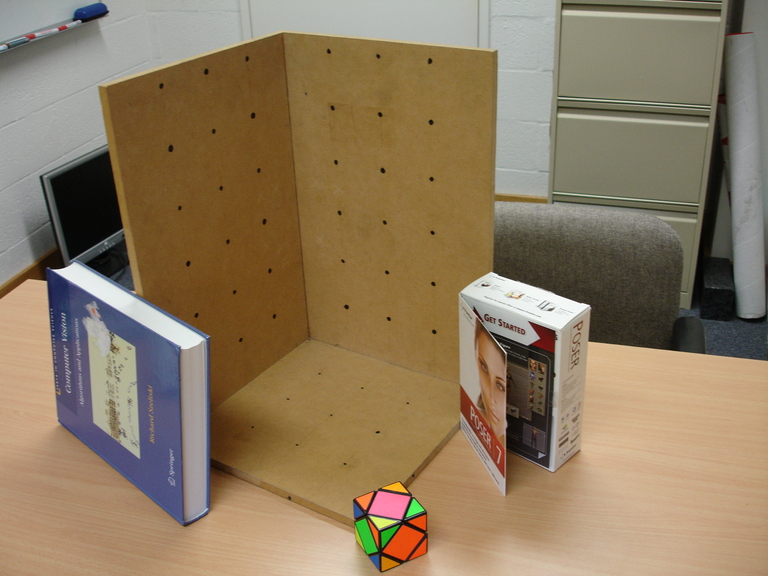
%> input picture face representation PCA/Camera calibration/stereo2012b.jpg, 768 x 576 px
$ octave main_task1.m   (GNU Octave 9; MATLAB toolbox functions it lacks are replaced by stand-ins)
%> lines starting %> are read from the running program, lines starting %| are printed output that depends on the picture; long printed decimals are rounded
### face representation PCA/Camera calibration/calibrate.m
%% CLAB3

function P = calibrate(im, XYZ, uv)
% TASK 1: CALIBRATE
%
% Function to perform camera calibration
%
% Usage:   K = calibrate(image, XYZ, uv)
%
%   Where:   image - is the image of the calibration target.
%            XYZ - is a N x 3 array of  XYZ coordinates
%                  of the calibration target points.
%            uv  - is a N x 2 array of the image coordinates
%                  of the calibration target points.
%            K   - is the 3 x 4 camera calibration matrix (return it).
%  The variable N should be an integer greater than or equal to 6.
%
%  This function plots the uv coordinates onto the image of the calibration
%  target. Done
%
%  It also projects the XYZ coordinates back into image coordinates using
%  the calibration matrix and plots these points too as
%  a visual check on the accuracy of the calibration process. Done
%
%  Lines from the origin to the vanishing points in the X, Y and Z
%  directions are overlaid on the image.
%
%  The mean squared error between the positions of the uv coordinates
%  and the projected XYZ coordinates is also reported.
%
%  The function should also report the error in satisfying the
%  camera calibration matrix constraints.

% The algorithm follows the DLT in pp33 in Week7 Lecture8
% Get X Y Z u v data from inputs
% Hao Che, 17/05/2019

% Load data from inputs. Correspond XYZ and uv for same points.
length = size(XYZ,1);
X = XYZ(:,1);
Y = XYZ(:,2);
Z = XYZ(:,3);
u = uv(:,1);
v = uv(:,2);

%  Build A matrix
A = zeros(length*2,12);
% Consider w equal to 1.
for i = 1:length
    A(i*2-1,:) = [0,0,0,0,-X(i),-Y(i),-Z(i),-1,v(i)*X(i),v(i)*Y(i),v(i)*Z(i),v(i)];
	A(i*2,:) = [X(i),Y(i),Z(i),1,0,0,0,0,-u(i)*X(i),-u(i)*Y(i),-u(i)*Z(i),-u(i)];
end

% The way to solve the least square solution is using SVD to calculate
% results.% Compute SVD of A. Get the last column of V
[~,~,V] = svd(A); % each column of V represents a solution of P
P = V(:,end); % get last column

% Normalize last number of P to 1, and rearrange to obtain P
P =P./P(end); % The last element of C is 1

% Reshape to 3 x 4 matrix
P = reshape(P,[4 3]);
P = P';

imshow(im);
hold on;
% Plots the uv coordinates onto the image of the calibration target.
plot(uv(:,1),uv(:,2),'ro');
title('1.1 Calibrated Coordinates');
hold on;
% Projects the XYZ coordinates back into image coordinates
projected = [XYZ,ones(length,1)]';
xy = P*projected;

% get corresponding 2d corrdinates
xy(1,:) = xy(1,:)./xy(3,:);
xy(2,:) = xy(2,:)./xy(3,:);
xy = xy(1:2,:)';
% Show Mean Square Error
distance = immse(uv,xy);
disp('Mean Square Error is: ');
disp(num2str(distance));
plot(xy(:,1),xy(:,2),'g+');
hold on;
%Show the 3d coordination in image. These number are get from ginput.
x = line([310 389],[339 363],'Color','red','LineWidth',2); text(395,371,'X','Color','red','FontSize',14);
y = line([310 302],[339 248],'Color','green','LineWidth',2); text(305,240,'Y','Color','green','FontSize',14);
z = line([310 253],[339 381],'Color','yellow','LineWidth',2); text(230,376,'Z','Color','yellow','FontSize',14);

end

### face representation PCA/Camera calibration/vgg_KR_from_P.m
%VGG_KR_FROM_P Extract K, R from camera matrix.
%
%    [K,R,t] = VGG_KR_FROM_P(P [,noscale]) finds K, R, t such that P = K*R*[eye(3) -t].
%    It is det(R)==1.
%    K is scaled so that K(3,3)==1 and K(1,1)>0. Optional parameter noscale prevents this.
%
%    Works also generally for any P of size N-by-(N+1).
%    Works also for P of size N-by-N, then t is not computed.


% Author: Andrew Fitzgibbon <awf@robots.ox.ac.uk>
% Modified by werner.
% Date: 15 May 98


function [K, R, t] = vgg_KR_from_P(P, noscale)

N = size(P,1);
H = P(:,1:N);

[K,R] = vgg_rq(H);

if nargin < 2
  K = K / K(N,N);
  if K(1,1) < 0
    D = diag([-1 -1 ones(1,N-2)]);
    K = K * D;
    R = D * R;

  %  test = K*R;
  %  vgg_assert0(test/test(1,1) - H/H(1,1), 1e-07)
  end
end

if nargout > 2
  t = -P(:,1:N)\P(:,end);
end

return

### face representation PCA/Camera calibration/vgg_rq.m
% [R,Q] = vgg_rq(S)  Just like qr but the other way around.
%
% If [R,Q] = vgg_rq(X), then R is upper-triangular, Q is orthogonal, and X==R*Q.
% Moreover, if S is a real matrix, then det(Q)>0.

% By awf

function [U,Q] = rq(S)
S = S';
[Q,U] = qr(S(end:-1:1,end:-1:1));
Q = Q';
Q = Q(end:-1:1,end:-1:1);
U = U';
U = U(end:-1:1,end:-1:1);

if det(Q)<0
  U(:,1) = -U(:,1);
  Q(1,:) = -Q(1,:);
end
return

### face representation PCA/Camera calibration/main_task1.m
%%
close all;
clear all;
clc;

path = 'stereo2012b.jpg';
load data6b; % load data from mat format file
img = imread(path); % load image
%> img is the input picture: size 576x768x3 uint8; mean R, G, B 141.7, 122.6, 95.7
P = calibrate(img, XYZ, uv); % Use calibrate to get camera calibration matrix P
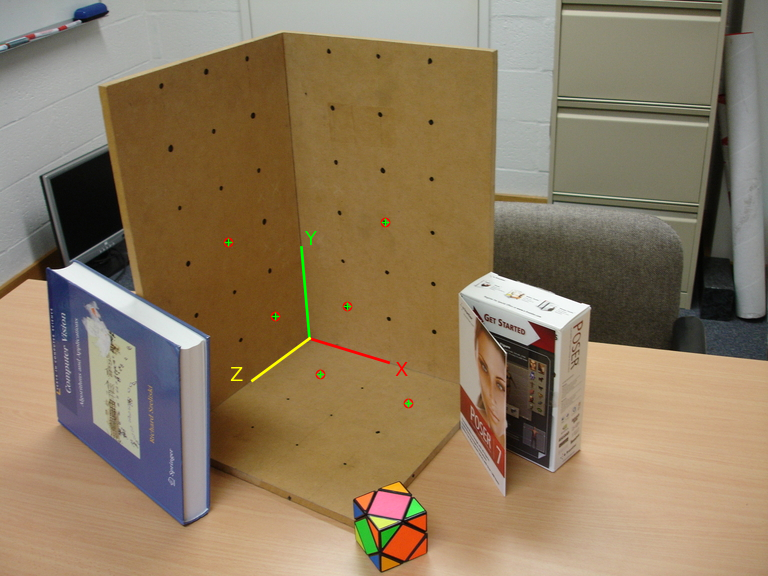
%> figure redrawn from the program's plot data; its title reads '1.1 Calibrated Coordinates'
%> P = [4.14 -1.49 -6.14 311.1; 0.268 -6.99 1.01 338.3; -0.00418 -0.00311 -0.00613 1]

% q3 List the 3x4 camera calibration matrix C
disp('Camera calibration matrix is: ');
disp(P);
%|    4.1438e+00  -1.4884e+00  -6.1380e+00   3.1107e+02
%|    2.6827e-01  -6.9918e+00   1.0091e+00   3.3829e+02
%|   -4.1758e-03  -3.1062e-03  -6.1310e-03   1.0000e+00

% q4 Decompose the C matrix into K, R, t
[K, R, t] = vgg_KR_from_P(P);
%> in vgg_KR_from_P, `H = P(:,1:N);`: H = [4.14 -1.49 -6.14; 0.268 -6.99 1.01; -0.00418 -0.00311 -0.00613]
%> in rq, `S = S';`: S = [4.14 0.268 -0.00418; -1.49 -6.99 -0.00311; -6.14 1.01 -0.00613]
%> in rq, `[Q,U] = qr(S(end:-1:1,end:-1:1));`: Q = [-0.762 0.347 -0.546; -0.386 -0.921 -0.0467; -0.519 0.175 0.836]; U = [0.00804 1.79 3.1; 0 6.84 -0.0344; 0 0 6.89]
%> in rq, `Q = Q';`: Q = [-0.762 -0.386 -0.519; 0.347 -0.921 0.175; -0.546 -0.0467 0.836]
%> in rq, `Q = Q(end:-1:1,end:-1:1);`: Q = [0.836 -0.0467 -0.546; 0.175 -0.921 0.347; -0.519 -0.386 -0.762]
%> in rq, `U = U';`: U = [0.00804 0 0; 1.79 6.84 0; 3.1 -0.0344 6.89]
%> in rq, `U = U(end:-1:1,end:-1:1);`: U = [6.89 -0.0344 3.1; 0 6.84 1.79; 0 0 0.00804]
%> in vgg_KR_from_P, `[K,R] = vgg_rq(H);`: R has the same summary as Q in rq
%> in vgg_KR_from_P, `K = K / K(N,N);`: K = [856.4 -4.28 385.8; 0 850.3 222.8; 0 0 1]
%> in vgg_KR_from_P, `t = -P(:,1:N)\P(:,end);`: t = [70.61; 63.08; 83.05]
%> K = [856.4 -4.28 385.8; 0 850.3 222.8; 0 0 1]; R has the same summary as Q in rq; t = [70.61; 63.08; 83.05]
disp('K is: ');
disp(K);
%|    856.3983    -4.2793   385.8049
%|           0   850.3397   222.8186
%|           0          0     1.0000
disp('R is: ');
disp(R);
%|    0.8365  -0.04672  -0.546
%|    0.1753  -0.9212   0.3473
%|   -0.5192  -0.3862  -0.7624
disp('t is: ');
disp(t);
%|    70.612
%|    63.080
%|    83.053

% q5
% Get focal length
alpha = K(1,1);
%> alpha = 856.4
beta = K(2,2);
%> beta = 850.3
gama = K(1,2);
%> gama = -4.28
thelta = acot(-gama/alpha);
%> thelta = 1.57
fx = alpha;
%> fx = 856.4
fy = beta*sin(thelta);
%> fy = 850.3

disp('fx is: ');
disp(num2str(fx));
%| 856.3983
disp('fy is: ');
disp(num2str(fy));
%| 850.3291

thetaX = atan2(R(3,2),R(3,3));
%> thetaX = -2.67
thetaY = atan2(-R(3,1),sqrt(R(3,2)^2+R(3,3)^2));
%> thetaY = 0.546
thetaZ = atan2(R(2,1),R(1,1));
%> thetaZ = 0.207
